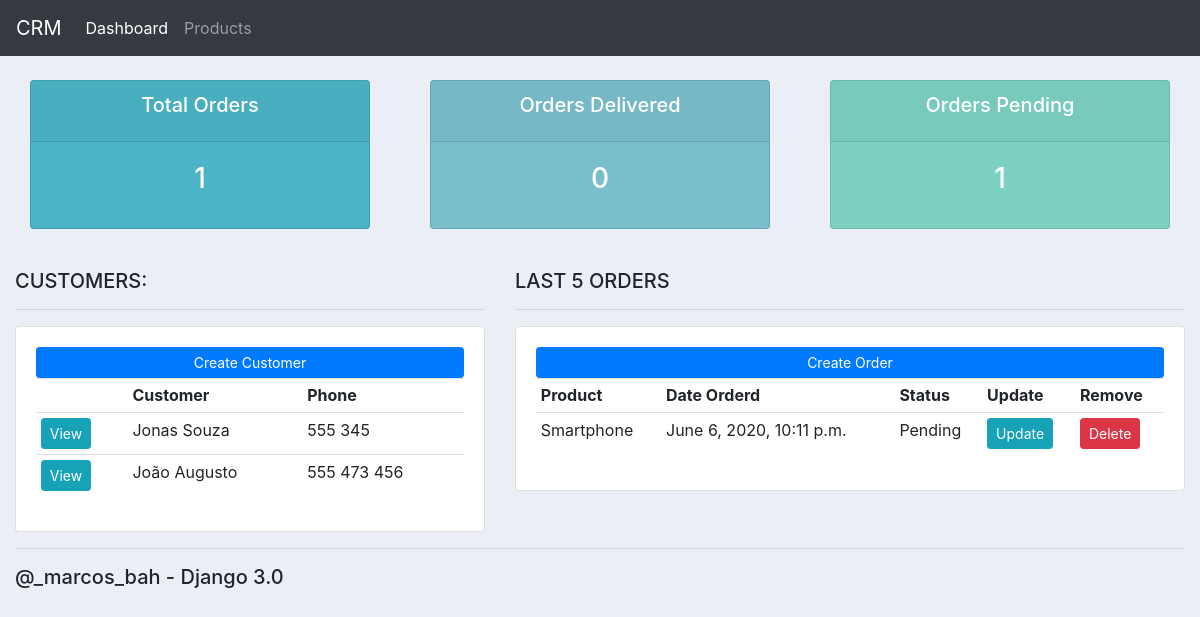
Before: / with the older database file.
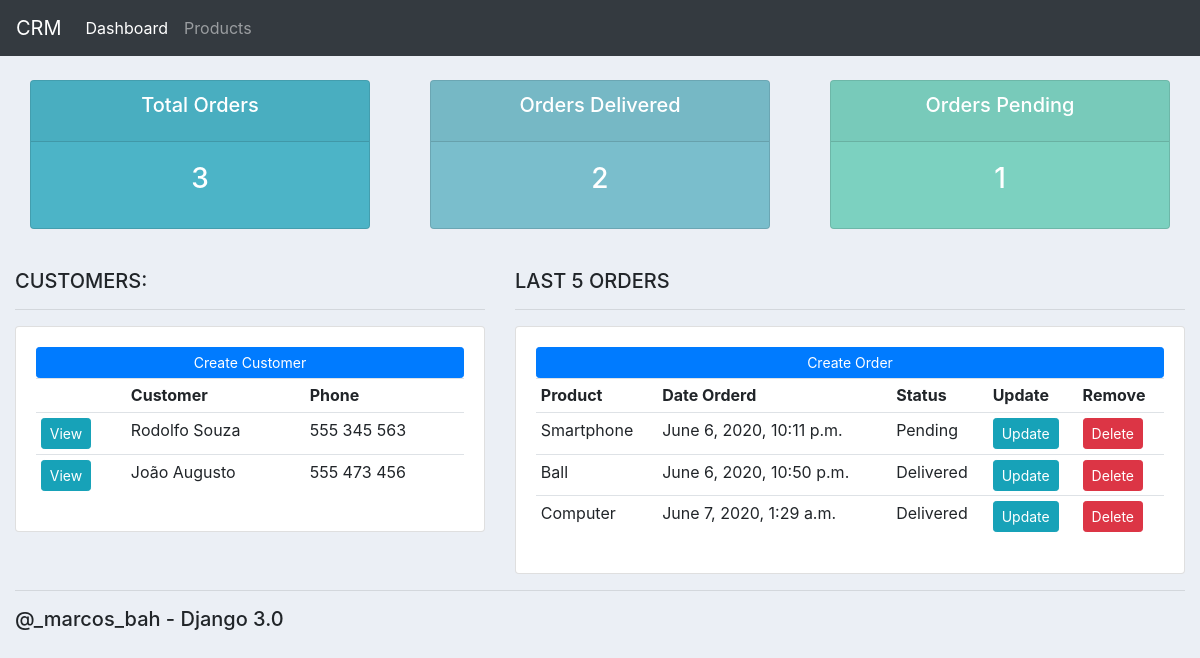
After: the same page with the newer database file.
### accounts/models.py (models this page shows, shortened)
class Customer(models.Model):
    name = models.CharField(max_length=200, null=True)
    phone = models.CharField(max_length=200, null=True)
    email = models.CharField(max_length=200, null=True)
    date_created = models.DateTimeField(auto_now_add=True, null=True)

class Order(models.Model):
    STATUS = (
        ('Pending', 'Pending'),
        ('Out for delivery', 'Out for delivery'),
        ('Delivered', 'Delivered'),
    )
    customer = models.ForeignKey(
        Customer, null=True, on_delete=models.SET_NULL)
    product = models.ForeignKey(Product, null=True, on_delete=models.SET_NULL)
    date_created = models.DateTimeField(auto_now_add=True, null=True)
    status = models.CharField(max_length=200, null=True, choices=STATUS)

class Product(models.Model):
    CATEGORY = (
        ('Indoor', 'Indoor'),
        ('Out Door', 'Out Door'),
    )
    name = models.CharField(max_length=200, null=True)
    price = models.FloatField(null=True)
    category = models.CharField(max_length=200, null=True, choices=CATEGORY)
    description = models.CharField(max_length=200, null=True, blank=True)
    date_created = models.DateTimeField(auto_now_add=True, null=True)
    tags = models.ManyToManyField(Tag)

### accounts/views.py (the view)
# urls.py: path('', views.home, name="home"),
def home(req):
    orders = Order.objects.all()
    customers = Customer.objects.all()
    total_customers = customers.count()
    total_orders = orders.count()
    delivered = orders.filter(status='Delivered').count()
    pending = orders.filter(status='Pending').count()
    return render(req, 'accounts/dashboard.html', {
        'orders': orders,
        'customers': customers,
        'total_orders': total_orders,
        'total_customers': total_customers,
        'delivered': delivered,
        'pending' : pending,
    })

### accounts/templates/accounts/dashboard.html
{% extends 'accounts/main.html' %}
{% block content %}
{% include 'accounts/status.html' %}
<br>
<div class="row">
    <div class="col-md-5">
        <h5>CUSTOMERS:</h5>
        <hr>
        <div class="card card-body">
            <a class="btn btn-primary  btn-sm btn-block" href="">Create Customer</a>
            <table class="table table-sm">
                <tr>
                    <th></th>
                    <th>Customer</th>
                    <th>Phone</th>
                </tr>
                {% for customer in customers %}
                <tr>
                    <td><a class="btn btn-sm btn-info" href="{% url 'customer' customer.id %}">View</a></td>
                    <td>{{customer.name}}</td>
                    <td>{{customer.phone}}</td>
                </tr>
                {% endfor %}
            </table>
        </div>
    </div>
    <div class="col-md-7">
        <h5>LAST 5 ORDERS</h5>
        <hr>
        <div class="card card-body">
            <a class="btn btn-primary  btn-sm btn-block" href="{% url 'create_order' %}">Create Order</a>
            <table class="table table-sm">
                <tr>
                    <th>Product</th>
                    <th>Date Orderd</th>
                    <th>Status</th>
                    <th>Update</th>
                    <th>Remove</th>
                </tr>
                {% for order in orders %}
                <tr>
                    <td>{{order.product.name}}</td>
                    <td>{{order.product.date_created}}</td>
                    <td>{{order.status}}</td>
                    <td><a class="btn btn-sm btn-info" href="{% url 'update_order' order.id %}">Update</a></td>
                    <td><a class="btn btn-sm btn-danger" href="{% url 'delete_order' order.id %}">Delete</a></td>
                </tr>
                {% endfor %}
            </table>
        </div>
    </div>
</div>
{% endblock content %}

### accounts/templates/accounts/main.html (shortened to what this page needs)
{% load static %}
<!DOCTYPE html>
<html>
    <head>
        <link rel="stylesheet" href="https://stackpath.bootstrapcdn.com/bootstrap/4.3.1/css/bootstrap.min.css"
>
        <link rel="stylesheet" type="text/css" href="{% static '/css/main.css' %}">
    </head>
    <body>
        {% include 'accounts/navbar.html' %}
        <div class="container-fluid">
            {% block content %}
            {% endblock %}
            <hr>
            <h5>@_marcos_bah - Django 3.0</h5>
        </div>
    </body>
</html>

### accounts/templates/accounts/navbar.html (shortened to what this page needs)
{% load static %}
<nav class="navbar navbar-expand-lg navbar-dark bg-dark">
  <a class="navbar-brand" href="#">CRM</a>
  <div class="collapse navbar-collapse" id="navbarNavAltMarkup">
    <div class="navbar-nav">
      <a class="nav-item nav-link active" href="{% url 'home' %}">Dashboard</a>
      <a class="nav-item nav-link" href="{% url 'products' %}">Products</a>
    </div>
  </div>
</nav>

### accounts/templates/accounts/status.html
<br>
<div class="row">
    <div class="col">
        <div class="col-md">
            <div class="card text-center text-white  mb-3" id="total-orders">
                <div class="card-header">
                    <h5 class="card-title">Total Orders</h5>
                </div>
                <div class="card-body">
                    <h3 class="card-title">{{total_orders}}</h3>
                </div>
            </div>
        </div>
    </div>
    <div class="col">
        <div class="col-md">
            <div class="card text-center text-white  mb-3" id="orders-delivered">
                <div class="card-header">
                    <h5 class="card-title">Orders Delivered</h5>
                </div>
                <div class="card-body">
                    <h3 class="card-title">{{delivered}}</h3>
                </div>
            </div>
        </div>
    </div>
    <div class="col">
        <div class="col-md">
            <div class="card text-center text-white  mb-3" id="orders-pending">
                <div class="card-header">
                    <h5 class="card-title">Orders Pending</h5>
                </div>
                <div class="card-body">
                    <h3 class="card-title">{{pending}}</h3>
                </div>
            </div>
        </div>
    </div>
</div>

### static/css/main.css (style rules this page uses)
body { background-color: #ebeff5; }
#total-orders { background-color: #4cb4c7; }
#orders-delivered { background-color: #7abecc; }
#orders-pending { background-color: #7CD1C0; }

Changed rows visible on the page:
changed Customer: name "Jonas Souza" → "Rodolfo Souza"; phone "555 345" → "555 345 563"
added Order: product.name "Ball", product.date_created "June 6, 2020, 10:50 p.m.", status "Delivered"
added Order: product.name "Computer", product.date_created "June 7, 2020, 1:29 a.m.", status "Delivered"
Other visible differences:
{{ total_orders }}: "1" → "3"
{{ delivered }}: "0" → "2"
